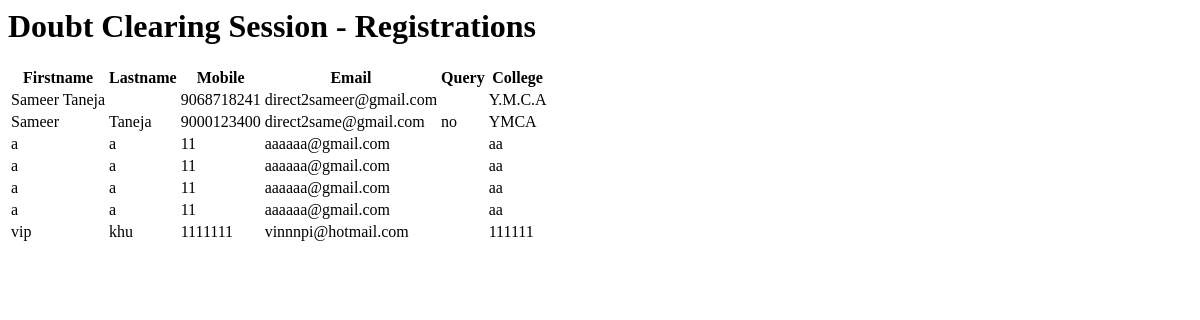
The app's page /event/7/registrations/ (signed in), older data.
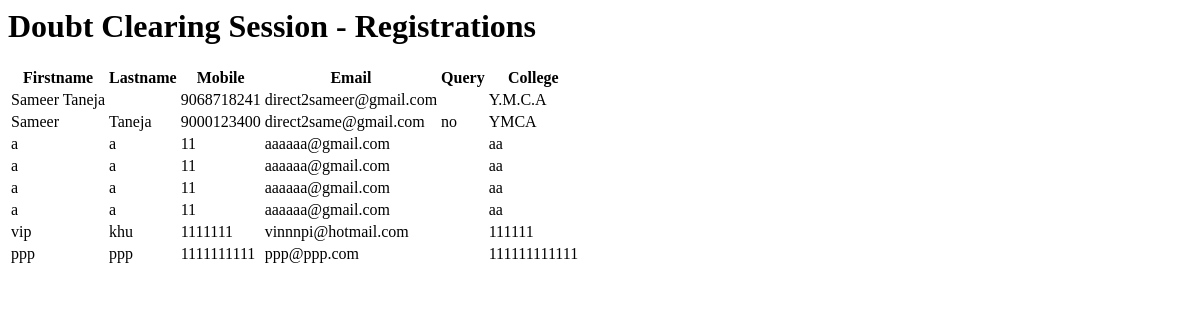
The same page, newer data.
### main/models.py (models this page shows, shortened)
class registration(models.Model):
    eventid = models.IntegerField()
    mobile = models.CharField(max_length=20)
    fname = models.CharField(max_length=100)
    lname = models.CharField(max_length=100,default="")
    College = models.CharField(max_length=300)
    email = models.EmailField()
    query = models.CharField(max_length=1000,default="")

### main/views.py (the view)
# urls.py: url(r'^event/(?P<pk>(\d+)+)/registrations/$',eventregistrationsView,name="event_registration"),
@login_required
def eventregistrationsView(request,pk):
	if not request.user.is_superuser:
		return redirect('/profile/')
	event=get_object_or_404(Event,pk=pk)
	obj = registration.objects.filter(eventid=pk)
	return render(request,'eventregistrations.html',{'obj':obj,'event':event})

### main/templates/eventregistrations.html
<h1>{{event.title}} - Registrations </h1>
<table>
<tr>
    <th>Firstname</th>
    <th>Lastname</th>
    <th>Mobile</th>
    <th>Email</th>
    <th>Query</th>
    <th>College</th>
  </tr>
  {% for x in obj %}
  <tr>
  <td>{{x.fname}}</td>
  <td>{{x.lname}}</td>
  <td>{{x.mobile}}</td>
  <td>{{x.email}}</td>
  <td>{{x.query}}</td>
  <td>{{x.College}}</td>
  </tr>
  {% endfor %}
</table>

Row changes from the older to the newer data that the page shows:
added registration: fname "ppp", lname "ppp", mobile "1111111111", email "ppp@ppp.com", College "111111111111"
